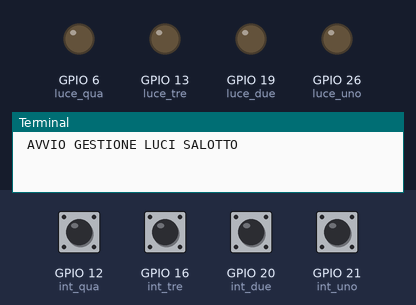
Bench run of a program on a simulated Raspberry Pi (BCM pin numbers). Shown: output pins drawn as LEDs (lit = HIGH), the last lines printed to the terminal. The inputs (shaded band) are chosen by the test bench; at power-on: GPIO 12 (int_qua), GPIO 16 (int_tre), GPIO 20 (int_due), GPIO 21 (int_uno) HIGH. No MQTT or app messages arrive unless stated.

Above: at 1.5 s.
1.6 s: GPIO 12 (int_qua) pulled LOW for 0.15 s
At 1.7 s:
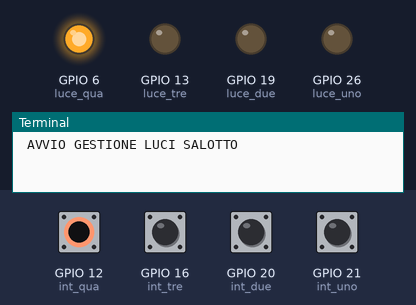
3.3 s: GPIO 16 (int_tre) pulled LOW for 0.15 s
At 3.41 s:
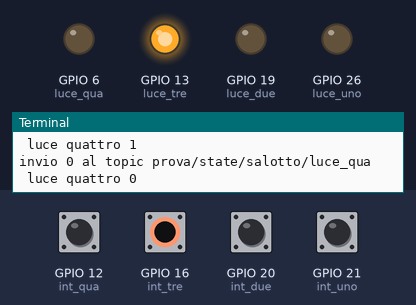
5.0 s: GPIO 20 (int_due) pulled LOW for 0.15 s
At 5.11 s:
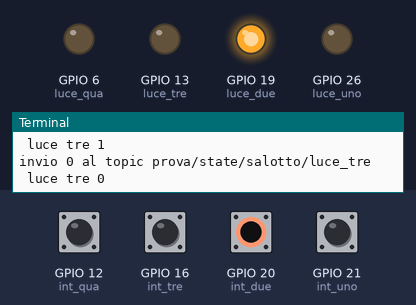
6.7 s: GPIO 21 (int_uno) pulled LOW for 0.15 s
At 6.81 s:
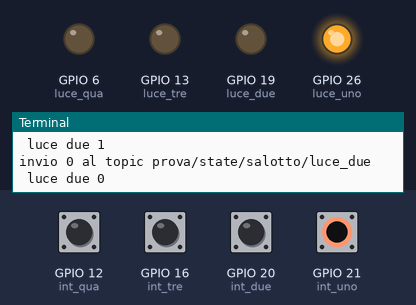
8.4 s: GPIO 12 (int_qua) driven LOW and GPIO 16 (int_tre) driven LOW and GPIO 20 (int_due) driven LOW and GPIO 21 (int_uno) driven LOW
At 10.0 s:
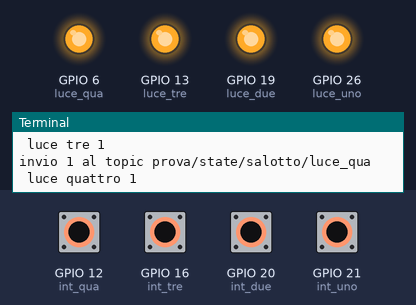
10.3 s: GPIO 16 (int_tre) driven HIGH
At 10.7 s:
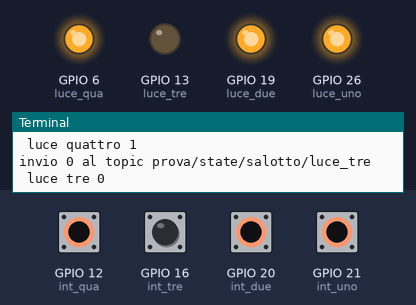
Timing chart, 0 to 12.8 s (numbered marks = the images above; inputs shaded):
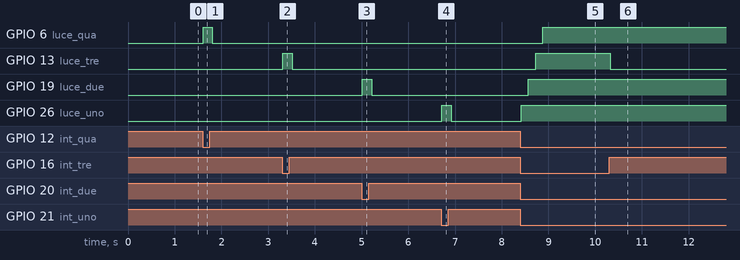

Measured:
- after the input at 1.6 s, GPIO 6 (luce_qua): LOW → HIGH at once, → LOW 0.20 s later
- after the input at 3.3 s, GPIO 13 (luce_tre): LOW → HIGH at once, → LOW 0.20 s later
- after the input at 5.0 s, GPIO 19 (luce_due): LOW → HIGH at once, → LOW 0.20 s later
- after the input at 6.7 s, GPIO 26 (luce_uno): LOW → HIGH at once, → LOW 0.20 s later
- after the input at 8.4 s, GPIO 6 (luce_qua): LOW → HIGH after 0.48 s; GPIO 13 (luce_tre): LOW → HIGH after 0.32 s; GPIO 19 (luce_due): LOW → HIGH after 0.17 s; GPIO 26 (luce_uno): LOW → HIGH at once
- after the input at 10.3 s, GPIO 13 (luce_tre): HIGH → LOW at once

The program:

interruttori.py
```python
import RPi.GPIO as GPIO
import paho.mqtt.client as mqtt
import time

GPIO.setmode(GPIO.BCM)
GPIO.setwarnings(False)
attesa_pulsante=0.05

# DICHIARAZIONE GPIO INTERRUTTORI
int_uno=21
int_due=20
int_tre=16
int_qua=12

GPIO.setup(int_uno,  GPIO.IN, pull_up_down=GPIO.PUD_UP)
GPIO.setup(int_due,  GPIO.IN, pull_up_down=GPIO.PUD_UP)
GPIO.setup(int_tre,  GPIO.IN, pull_up_down=GPIO.PUD_UP)
GPIO.setup(int_qua,  GPIO.IN, pull_up_down=GPIO.PUD_UP)


# ANALISI E DICHIARAZIONE DELLO STATO INIZIALE DEGLI INTERRUTTORI
stato_int_uno=GPIO.input(int_uno)
stato_int_due=GPIO.input(int_due)
stato_int_tre=GPIO.input(int_tre)
stato_int_qua=GPIO.input(int_qua)

# DICHIARAZIONE GPIO LUCI
luce_uno=26
luce_due=19
luce_tre=13
luce_qua=6

GPIO.setup(luce_uno, GPIO.OUT)
GPIO.setup(luce_due, GPIO.OUT)
GPIO.setup(luce_tre, GPIO.OUT)
GPIO.setup(luce_qua, GPIO.OUT)

# SPENGO TUTTE LE LUCI ALL'AVVIO
GPIO.output(luce_uno, 0)
GPIO.output(luce_due, 0)
GPIO.output(luce_tre, 0)
GPIO.output(luce_qua, 0)

# AZZERO ANCHE LO STATO DEGLI INTERRUTTORI DI HOME ASSISTANT
client = mqtt.Client()
client.connect("192.168.1.11", 1883, 60)
client.publish("prova/state/salotto/luce_uno", 0)
client.publish("prova/state/salotto/luce_due", 0)
client.publish("prova/state/salotto/luce_tre", 0)
client.publish("prova/state/salotto/luce_qua", 0)


print " AVVIO GESTIONE LUCI SALOTTO "

try:
    client = mqtt.Client()
    client.connect("192.168.1.11", 1883, 60)
    topic = "notify/notifica_nicola"
    client.publish(topic, "gestione luci salotto avviato")
except:
    print "errore MQTT"

while True:

    # CONTROLLO INTERRUTTORE 1
    if GPIO.input(int_uno) != stato_int_uno:
        stato_rele_uno=GPIO.input(luce_uno)
        stato_int_uno=GPIO.input(int_uno)
        if stato_rele_uno==1: stato_rele_uno=0
        elif stato_rele_uno==0: stato_rele_uno=1

        GPIO.output(luce_uno, stato_rele_uno)
        client = mqtt.Client()
        try:
            client.connect("192.168.1.11", 1883, 60)
            topic = "prova/state/salotto/luce_uno"
            client.publish(topic, stato_rele_uno)
            print "invio " + str(stato_rele_uno) + " al topic " + topic
        except:
            print "errore MQTT"
        print " luce uno " + str(stato_rele_uno)

    # CONTROLLO INTERRUTTORE 2
    if GPIO.input(int_due) != stato_int_due:
        stato_rele_due=GPIO.input(luce_due)
        stato_int_due=GPIO.input(int_due)
        if stato_rele_due==1: stato_rele_due=0
        elif stato_rele_due==0: stato_rele_due=1

        GPIO.output(luce_due, stato_rele_due)
        client = mqtt.Client()
        try:
            client.connect("192.168.1.11", 1883, 60)
            topic = "prova/state/salotto/luce_due"
            client.publish(topic, stato_rele_due)
            print "invio " + str(stato_rele_due) + " al topic " + topic
        except:
            print "errore MQTT"
        print " luce due " + str(stato_rele_due)

    # CONTROLLO INTERRUTTORE 3
    if GPIO.input(int_tre) != stato_int_tre:
        stato_rele_tre=GPIO.input(luce_tre)
        stato_int_tre=GPIO.input(int_tre)
        if stato_rele_tre==1: stato_rele_tre=0
        elif stato_rele_tre==0: stato_rele_tre=1

        GPIO.output(luce_tre, stato_rele_tre)
        client = mqtt.Client()
        try:
            client.connect("192.168.1.11", 1883, 60)
            topic = "prova/state/salotto/luce_tre"
            client.publish(topic, stato_rele_tre)
            print "invio " + str(stato_rele_tre) + " al topic " + topic
        except:
            print "errore MQTT"
        print " luce tre " + str(stato_rele_tre)

    # CONTROLLO INTERRUTTORE 4
    if GPIO.input(int_qua) != stato_int_qua:
        stato_rele_qua=GPIO.input(luce_qua)
        stato_int_qua=GPIO.input(int_qua)
        if stato_rele_qua==1: stato_rele_qua=0
        elif stato_rele_qua==0: stato_rele_qua=1

        GPIO.output(luce_qua, stato_rele_qua)
        client = mqtt.Client()
        try:
            client.connect("192.168.1.11", 1883, 60)
            topic = "prova/state/salotto/luce_qua"
            client.publish(topic, stato_rele_qua)
            print "invio " + str(stato_rele_qua) + " al topic " + topic
        except:
            print "errore MQTT"
        print " luce quattro " + str(stato_rele_qua)


    time.sleep(attesa_pulsante)
```
